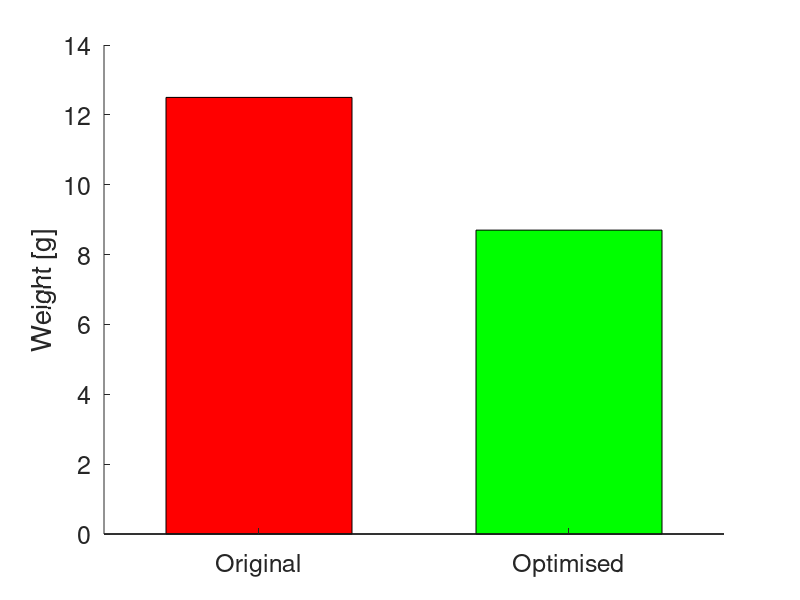

Write MATLAB code to recreate this figure.
close all;

% Myweight={'Before' [12.5]
%            'After' [8.7]};
% h=bar([Myweight{:,2}]);
% set(gca,'XtickLabel',Myweight(:,1));

MyWei=[12.5 8.7];
% fakeX=[1 2];
wd=0.3;
h=bar(1,[12.5],wd,'facecolor','r');
hold on;
h=bar(2,[8.7],wd,'facecolor','g');
set(gca,'Xtick',[1 2]);
set(gca,'XtickLabel',{'Original','Optimised'},'FontSize',18);
ylabel('Weight [g]','FontSize',20);
% set(gca,'YLabel','Weight','FontSize',18);
% set(gca,'XtickLabel',{none,'Original','Optimised',none});
box off;
% h.BarWidth=0.8;